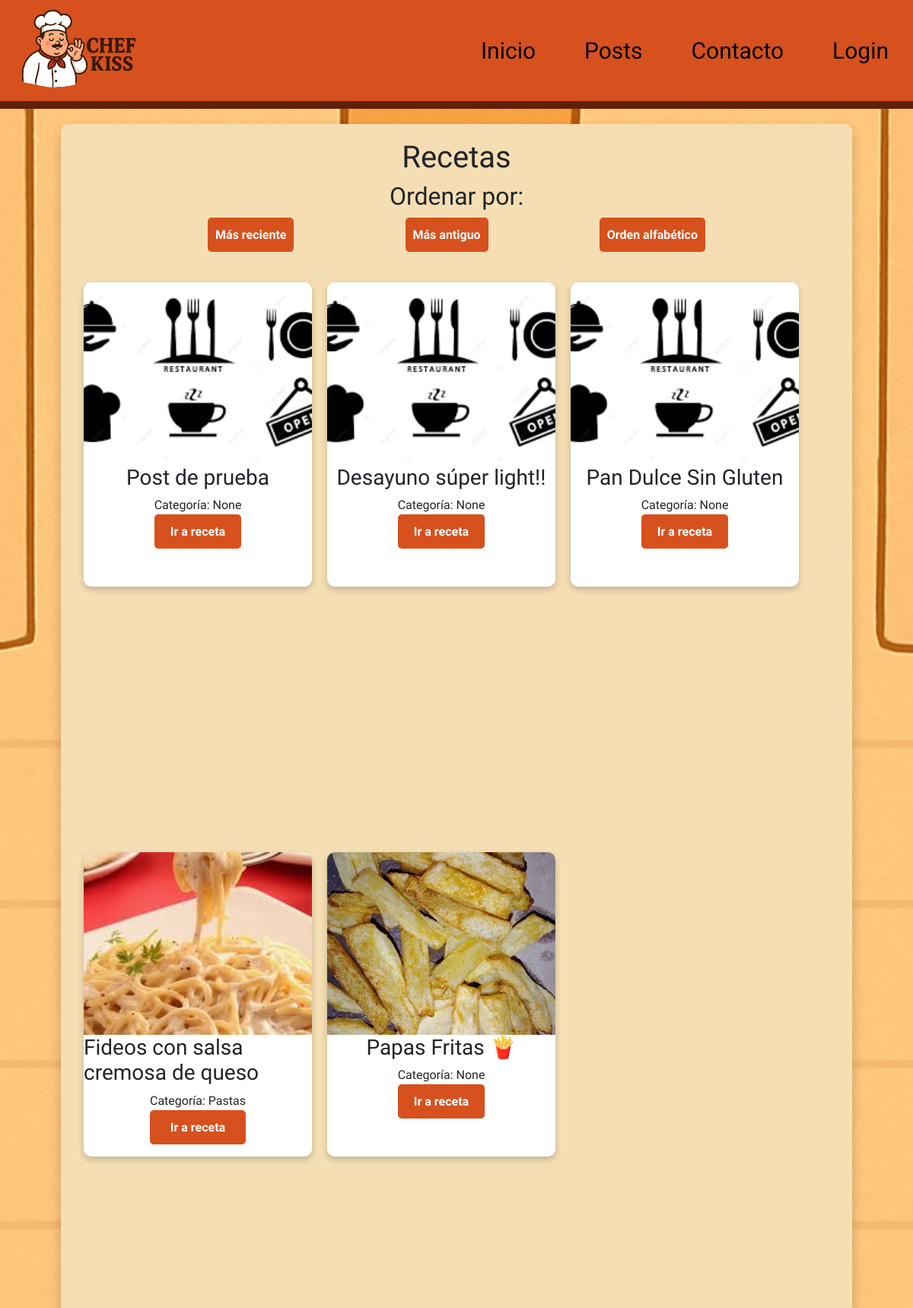
The app's page /posts/ (upper part), older data.
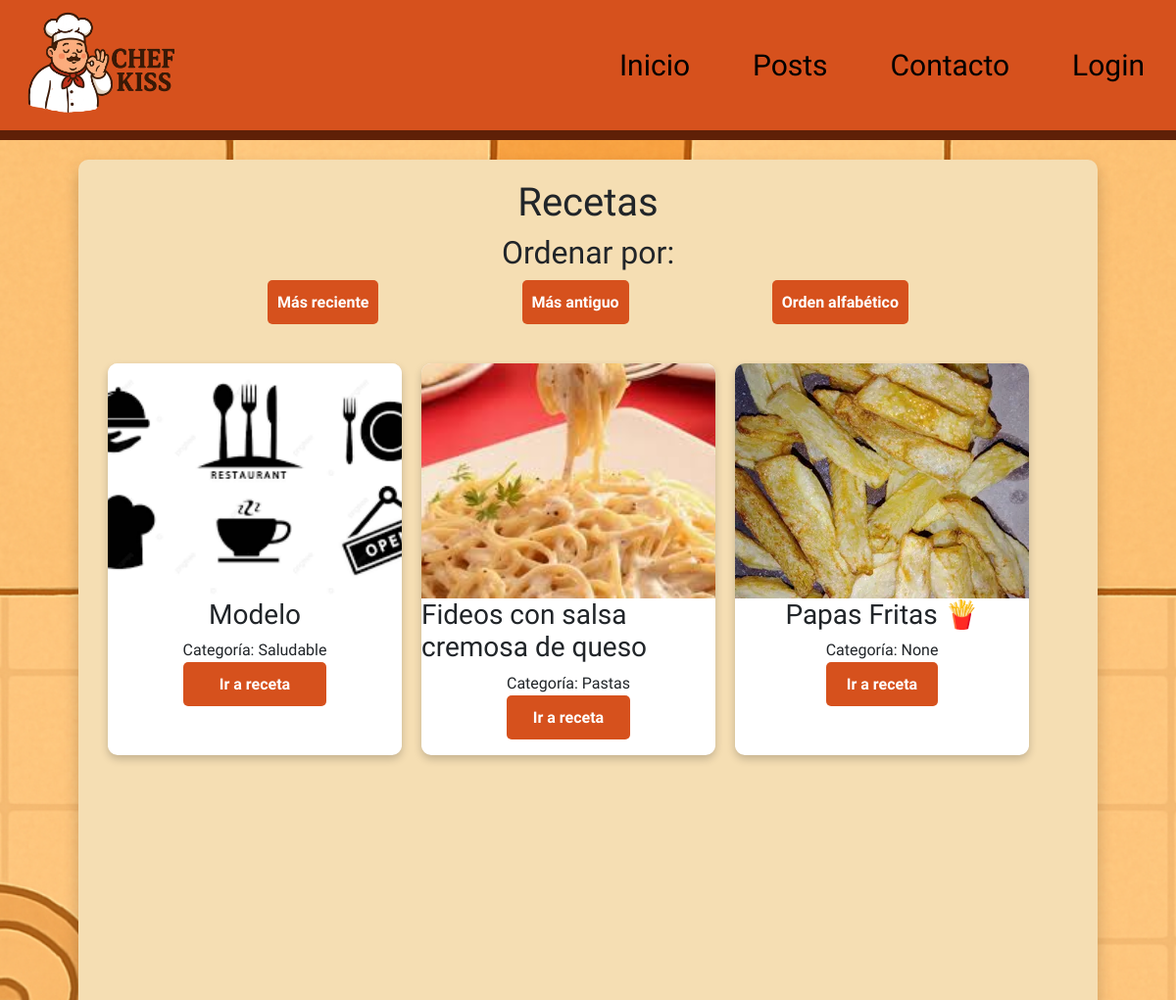
The same page, newer data.
### apps/posts/models.py (models this page shows, shortened)
class Post(models.Model):
    titulo = models.CharField(max_length=50,null=False)
    subtitulo = models.CharField(max_length=50,null=False)
    fecha = models.DateField(auto_now_add=True)
    texto = models.TextField(null=False)
    activo = models.BooleanField(default=True)
    categoria = models.ForeignKey(Categoria, on_delete=models.SET_NULL,null=True, default='Sin categoría')
    imagen = models.ImageField(null=True,blank=True,upload_to="media",default='static/post_default.png')
    publicado = models.DateField(default=timezone.now)
    autor = models.ForeignKey(settings.AUTH_USER_MODEL, on_delete=models.CASCADE,null=True)
    class Meta:
        ordering = ('-publicado',)

class Categoria(models.Model):
    nombre = models.CharField(max_length=30,null=False)
    def __str__(self):
        return self.nombre

### apps/posts/views.py (the view)
# urls.py: path('posts/',PostListView.as_view(),name="posts"),
class PostListView(ListView):
    model= Post
    template_name = "posts/posts.html"
    context_object_name = "posts"
    def get_queryset(self):
        queryset = super().get_queryset()
        orden = self.request.GET.get('orden')
        if orden == 'reciente':
            queryset = queryset.order_by('-fecha')
        elif orden == 'antiguo':
            queryset = queryset.order_by('fecha')
        elif orden == 'alfabetico':
            queryset = queryset.order_by('titulo')
        return queryset
    def get_context_data(self, **kwargs):
        context = super().get_context_data(**kwargs)
        context['orden'] = self.request.GET.get('orden', 'reciente')
        return context

### apps/posts/templatetags/colaborador_tags.py (called while the page is built)
@register.filter(name='has_group')
def has_group(user, group_name):
    return user.groups.filter(name=group_name).exists()

### templates/posts/posts.html (shortened to what this page needs)
{%extends 'base.html'%}
{% load static %}
{% load colaborador_tags %}
{%block contenido%}
<div class="fondo_posts">
    <div class="cartel">
    <h1>Recetas</h1>
    <h2>Ordenar por: </h2>
    <div style="display: flex;flex-direction: column; align-items: center;">
        <div style="display: flex; flex-direction: row; width: 800px;justify-content: space-around;">
            <a class="boton_menus" id="boton_post" href="{% url 'apps.posts:posts' %}?orden=reciente">Más reciente</a>
            <a class="boton_menus" id="boton_post" href="{% url 'apps.posts:posts' %}?orden=antiguo">Más antiguo</a>
            <a class="boton_menus" id="boton_post" href="{% url 'apps.posts:posts' %}?orden=alfabetico">Orden alfabético</a>
        </div>
    </div>
    <div class="contenedor_posts">
        {% for i in posts%}
            <div class="tarjeta_receta">
                <img src="{{ i.imagen.url }}">
                <div class="info_tarjeta_contenedor">
                    <h3>{{i.titulo}}</h3>
                    <h7>Categoría: {{i.categoria}}<h7>
                    <a class="boton_menus" href="{% url 'apps.posts:post_individual' i.id %}" role="button">Ir a receta</a>
                </div>
            </div>
            {% empty %}
            <h1>No hay registros</h1>
        {%endfor%}
        </div>
</div>
{% endblock %}

Row changes from the older to the newer data that the page shows:
removed Post: imagen (placeholder picture), titulo "Post de prueba", categoria "None"
removed Post: imagen (placeholder picture), titulo "Desayuno súper light!!", categoria "None"
removed Post: imagen (placeholder picture), titulo "Pan Dulce Sin Gluten", categoria "None"
added Post: imagen (placeholder picture), titulo "Modelo", categoria "Saludable"
